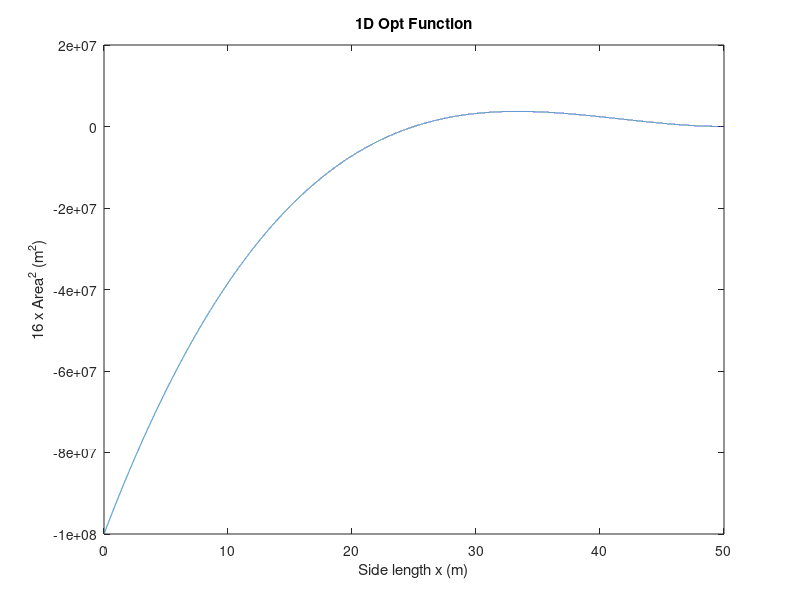

This chart was generated by the following MATLAB code: (Note: this script raises an error after producing the figure.)
%% MATLAB code for A1 Q1 Part B

%% Declare the 1D Opt Function and associated parameters

% For a triangle with total perimeter of 100m, a single side must be between 0m and 50m
a = 0; b = 50; tol = 0.001;

% Declare x range: from 0 to 50 
x = linspace(a, b, (b-a)/tol + 1);

% Declare 1d function to be optimised
f = 4*x.^4 - (2*x.^2 - (100 - 2*x).^2).^2;

%% Plot the 1D Opt Fuction to be optimised
plot(x, f);
title("1D Opt Function");
xlabel("Side length x (m)");
ylabel("16 x Area^2 (m^2)");

%% Golden Section Search
x0_gss = GoldenSectionSearch(f, a, b, tol);
fprintf("Golden Section Search: x = %f\n", x0_gss);

%% Newton's Method
n = 100;
x0_nm = NewtonsMethod(x, f, a, b, n, tol);
fprintf("Newton's Method (n = %d): x = %f\n", n, x0_nm);

%% Results:
% "Golden Section Search: x = 33.333976"
% "Newton's Method (n = 100): x = 33.334572"
